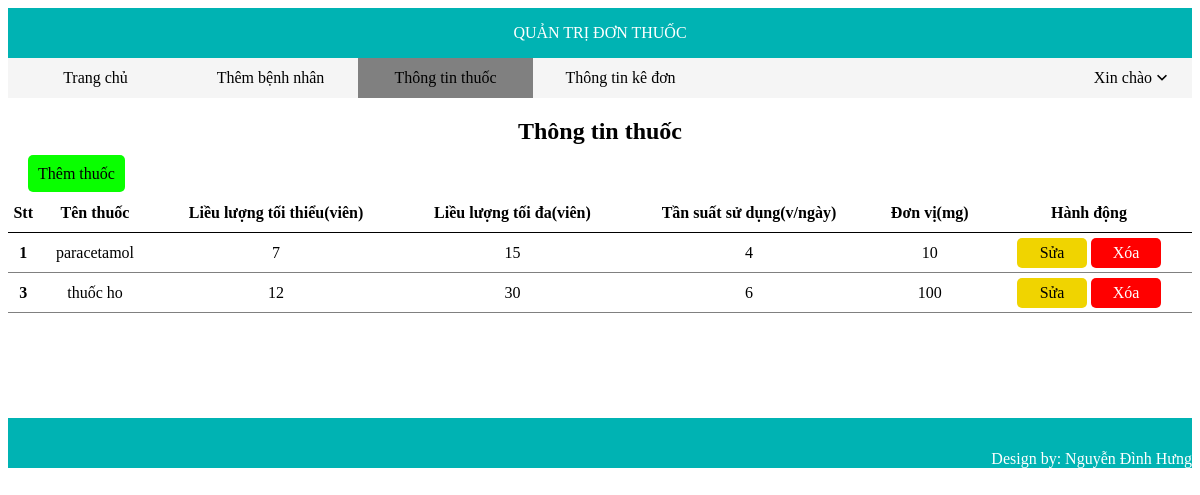
Page /medicine/index.php on the committed database.
### tables this page shows
CREATE TABLE `medicine` (
  `medicineId` int(255) NOT NULL,
  `medicineName` varchar(30) NOT NULL,
  `doseMin` int(255) NOT NULL,
  `doseMax` int(255) NOT NULL,
  `Frequence` int(255) NOT NULL,
  `Unit` int(255) NOT NULL
);

### medicine/index.php (the view, shortened to what this page needs)
<!DOCTYPE html>
<html lang="en">
<head>
  <link rel="stylesheet" href="../style.css">
</head>
<body>
  <header>
    <a href="../index.php">QUẢN TRỊ ĐƠN THUỐC</a>
  </header>
  <nav>
    <div class="nav-left-content">
      <a href="../index.php">Trang chủ</a>
      <a href="../patient/new_patient.php">Thêm bệnh nhân</a>
      <a href="./index.php" style="background-color: gray;">Thông tin thuốc</a>
      <a href="../prescription-detail/index.php">Thông tin kê đơn</a>
    </div>
    <div class="nav-right-content">
      <div>Xin chào</div>
      <img src="../img/expand_more.svg" alt="menu">
    </div>
  </nav>
  <div class="content">
    <h2>Thông tin thuốc</h2>
    <div class="new-patient-button">
      <a href="./new_medicine.php">Thêm thuốc</a>
    </div>
    <table>
      <tr class="th">
        <th>Stt</th>
        <th>Tên thuốc</th>
        <th>Liều lượng tối thiểu(viên)</th>
        <th>Liều lượng tối đa(viên)</th>
        <th>Tần suất sử dụng(v/ngày)</th>
        <th>Đơn vị(mg)</th>
        <th>Hành động</th>
      </tr>
      <?php
      require_once '../connection/connect.php';
      $sql = "SELECT * from medicine
        order by medicineId";
      $result = mysqli_query($conn, $sql);
      if (mysqli_num_rows($result) > 0) {
        while ($row = mysqli_fetch_assoc($result)) {
          echo "<tr class='td'>";
          echo "<td><strong>" . $row['medicineId'] . "</strong></td>";
          echo "<td>" . $row['medicineName'] . "</td>";
          echo "<td>" . $row['doseMin'] . "</td>";
          echo "<td>" . $row['doseMax'] . "</td>";
          echo "<td>" . $row['Frequence'] . "</td>";
          echo "<td>" . $row['Unit'] . "</td>";
          echo "<td><a href='./edit_medicine.php?medicineId=" . $row['medicineId'] . "' class='a_sua'>Sửa</a>  <a href='./delete_medicine.php?medicineId=" . $row['medicineId'] . "' class='a_xoa'>Xóa</a></td>";
          echo "</tr>";
        }
      } else {
        echo "<tr><td colspan='5'>Không có dữ liệu</td></tr>";
      }
      ?>
    </table>
  </div>
  <footer>
    Design by: Nguyễn Đình Hưng
  </footer>
</body>
</html>

### style.css (style rules this page uses)
a { text-decoration: none; color: inherit; }
header { background-color: rgb(0, 179, 179); height: 50px; color: white; position: relative; }
header a { position: absolute; top: 50%; left: 50%; transform: translate(-50%, -50%); }
nav { background-color: whitesmoke; display: flex; justify-content: space-between; height: 40px; }
.nav-left-content { display: flex; justify-content: space-between; align-items: center; width: 700px; }
.nav-left-content a { text-align: center; width: 100%; height: 40px; display: flex; align-items: center; justify-content: center; }
.nav-right-content { display: flex; justify-content: space-between; align-items: center; margin-right: 20px; }
.nav-right-content img { width: 20px; height: 20px; }
.content { min-height: 300px; text-align: center; }
.content table { margin-top: 10px; width: 100%; border-collapse: collapse; }
.new-patient-button { text-align: left; }
.new-patient-button a { padding: 10px; margin-left: 20px; background-color: rgb(9, 255, 0); border-radius: 5px; }
tr { height: 40px; }
.th { border-bottom: 1px solid black; }
.td { border-bottom: 1px solid gray; }
.a_sua { text-align: center; display: inline-block; background-color: rgb(240, 212, 0); width: 70px; height: 30px; border-radius: 5px; line-height: 30px; }
.a_xoa { color: white; text-align: center; display: inline-block; background-color: red; width: 70px; height: 30px; border-radius: 5px; line-height: 30px; }
footer { display: flex; background-color: rgb(0, 179, 179); height: 50px; color: white; justify-content: end; align-items: end; }

### rows in the picture
medicine: medicineId "1", medicineName "paracetamol", doseMin "7", doseMax "15", Frequence "4", Unit "10"
medicine: medicineId "3", medicineName "thuốc ho", doseMin "12", doseMax "30", Frequence "6", Unit "100"
